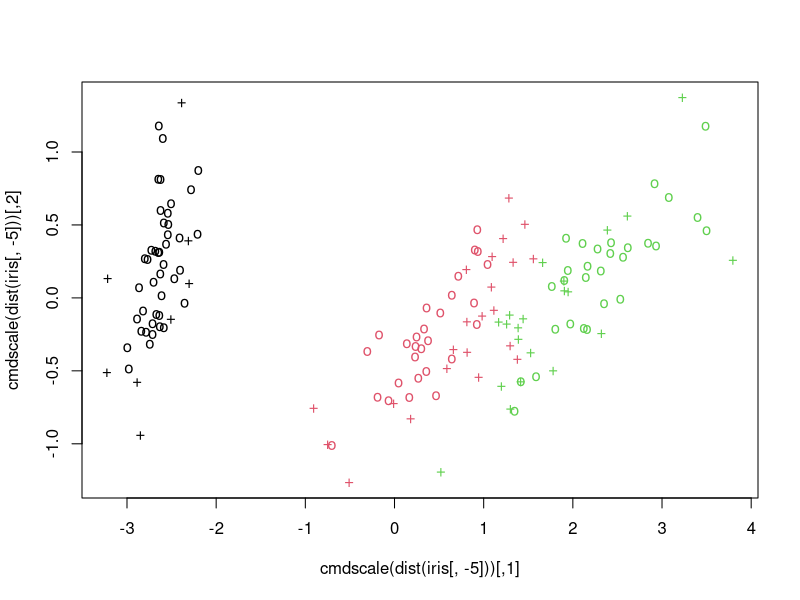
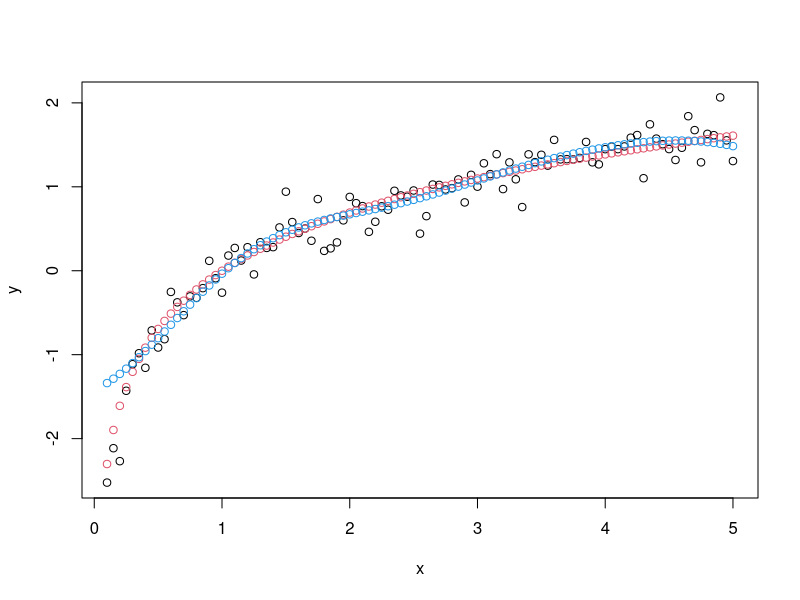
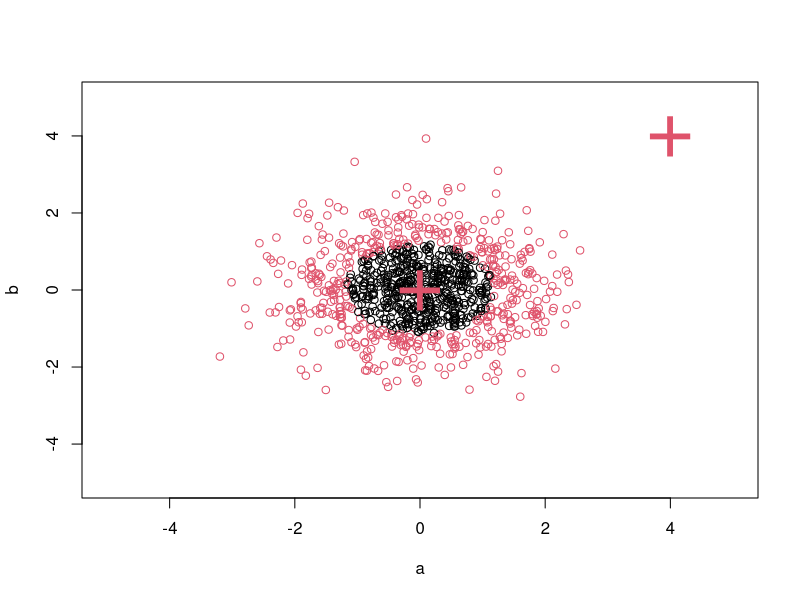

Write the R code that produced these figures, in order.
#iris example
require(e1071)

data(iris)
attach(iris)
## classification mode
# default with factor response:
x <- subset(iris, select = -Species)
y <- Species
print(x)
print(y)
model <- svm(x, y)
print(model)
summary(model)
# test with train data
pred <- predict(model, x)
# Check accuracy:
table(pred, y)
# compute decision values and probabilities:
pred <- predict(model, x, decision.values = TRUE)
attr(pred, "decision.values")[1:4,]
# visualize (classes by color, SV by crosses):
plot(cmdscale(dist(iris[,-5])),
    col = as.integer(iris[,5]),
    pch = c("o","+")[1:150 %in% model$index + 1])

## try regression mode on two dimensions
# create data
x <- seq(0.1, 5, by = 0.05)
y <- log(x) + rnorm(x, sd = 0.2)
# estimate model and predict input values
m <- svm(x, y)
new <- predict(m, x)
# visualize
plot(x, y)
points(x, log(x), col = 2)
points(x, new, col = 4)
## density-estimation
# create 2-dim. normal with rho=0:
X <- data.frame(a = rnorm(1000), b = rnorm(1000))
attach(X)
# traditional way:
m <- svm(X, gamma = 0.1)
# formula interface:
m <- svm(~., data = X, gamma = 0.1)
# or:
m <- svm(~ a + b, gamma = 0.1)
# test:
newdata <- data.frame(a = c(0, 4), b = c(0, 4))
predict (m, newdata)
# visualize:
plot(X, col = 1:1000 %in% m$index + 1, xlim = c(-5,5), ylim=c(-5,5))
points(newdata, pch = "+", col = 2, cex = 5)
# weights: (example not particularly sensible)
i2 <- iris
levels(i2$Species)[3] <- "versicolor"
summary(i2$Species)
wts <- 100 / table(i2$Species)
wts
m <- svm(Species ~ ., data = i2, class.weights = wts)
